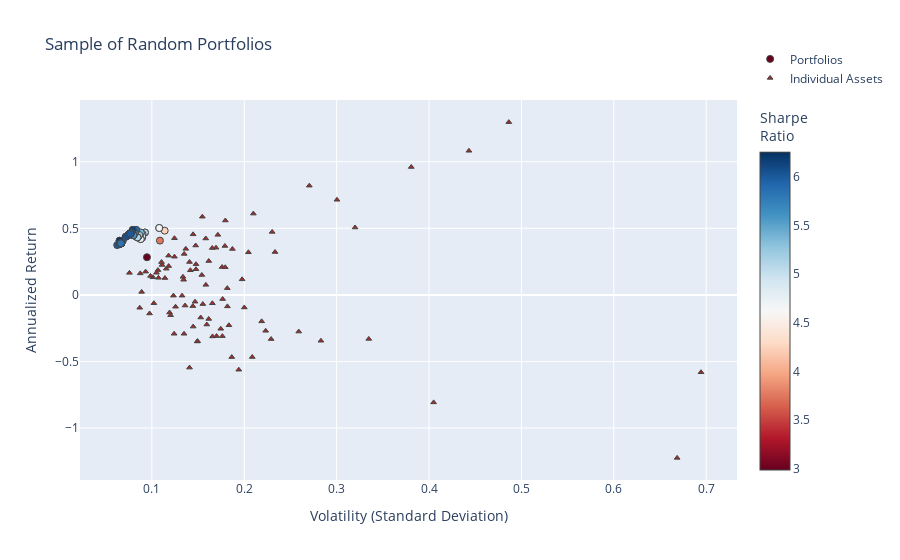

Source (notebook cell):
### Code cell
fig = go.Figure()

fig.add_trace(go.Scatter(
    x=[p["variance"]**0.5 for p in total_portfolios],  # Convert variance to volatility
    y=[p["return"] for p in total_portfolios],
    mode='markers',
    marker=dict(
        color=[p["sharpe"] for p in total_portfolios],  # Sharpe Ratio
        showscale=True,
        size=7,
        line=dict(width=1),
        colorscale="RdBu",
        colorbar=dict(title="Sharpe<br>Ratio")
    ),
    hoverinfo='text',
    text=[
        f"Return: {p['return']:.3%}<br>Volatility: {p['variance']**0.5:.3f}<br>" +
        f"Sharpe Ratio: {p['return'] / (p['variance']**0.5):.3f}<br>" +
        "<br>".join([f"{p['tickers'][i]}: Weight={p['weights'][i]:.3f}" for i in range(len(p['tickers']))])
        for p in total_portfolios
    ],
    name="Portfolios"
))

fig.add_trace(go.Scatter(
    x=volatility,
    y=annualized_returns,
    mode='markers',
    hoverinfo='text',
    hovertext=[
        f"{name} <br>Volatility: {vol:.3f} <br>Returns: {ret:.3%} <br>Sharpe Ratio: {sr:.3f}"
        for name, vol, ret, sr in zip(names, volatility, annualized_returns, sharpe_ratios)
    ],
    marker=dict(
        color='brown',
        size=5,
        symbol='triangle-up',  # Sets the marker shape to a triangle
        line=dict(width=1)
    ),
    name="Individual Assets"
))

fig.update_layout(
    title='Sample of Random Portfolios',
    xaxis_title='Volatility (Standard Deviation)',
    yaxis_title='Annualized Return',
    legend=dict(y=5
    )
)


fig.show()

### Figure 1 — Plotly figure (JSON) as saved in the notebook; plotly's stock layout.template omitted (floating-point values rounded to 4 significant figures; data arrays with more than 128 entries replaced by an {"elided": "..."} marker saying what was removed)
{"data": [{"hoverinfo": "text", "marker": {"color": {"elided": "162 float values"}, "colorbar": {"title": {"text": "Sharpe<br>Ratio"}}, "colorscale": [[0, "rgb(103,0,31)"], [0.1, "rgb(178,24,43)"], [0.2, "rgb(214,96,77)"], [0.3, "rgb(244,165,130)"], [0.4, "rgb(253,219,199)"], [0.5, "rgb(247,247,247)"], [0.6, "rgb(209,229,240)"], [0.7, "rgb(146,197,222)"], [0.8, "rgb(67,147,195)"], [0.9, "rgb(33,102,172)"], [1, "rgb(5,48,97)"]], "line": {"width": 1}, "showscale": true, "size": 7}, "mode": "markers", "name": "Portfolios", "text": {"elided": "162 str values"}, "type": "scatter", "x": {"elided": "162 float values"}, "y": {"elided": "162 float values"}}, {"hoverinfo": "text", "hovertext": ["NVDA_Close <br>Volatility: 0.443 <br>Returns: 108.207% <br>Sharpe Ratio: 3.537", "BMY_Close <br>Volatility: 0.182 <br>Returns: -8.623% <br>Sharpe Ratio: 3.836", "SYK_Close <br>Volatility: 0.116 <br>Returns: 19.679% <br>Sharpe Ratio: 4.376", "MMM_Close <br>Volatility: 0.118 <br>Returns: 21.627% <br>Sharpe Ratio: 4.376", "UA_Close <br>Volatility: 0.335 <br>Returns: -33.044% <br>Sharpe Ratio: 4.376", "F_Close <br>Volatility: 0.186 <br>Returns: -46.688% <br>Sharpe Ratio: 4.376", "SRE_Close <br>Volatility: 0.107 <br>Returns: 12.842% <br>Sharpe Ratio: 4.376", "MA_Close <br>Volatility: 0.124 <br>Returns: 28.689% <br>Sharpe Ratio: 4.734", "SNAP_Close <br>Volatility: 0.669 <br>Returns: -122.379% <br>Sharpe Ratio: 4.734", "SYY_Close <br>Volatility: 0.155 <br>Returns: -6.895% <br>Sharpe Ratio: 4.734", "WFC_Close <br>Volatility: 0.176 <br>Returns: -30.961% <br>Sharpe Ratio: 4.677", "CMCSA_Close <br>Volatility: 0.154 <br>Returns: 14.957% <br>Sharpe Ratio: 4.677", "PYPL_Close <br>Volatility: 0.210 <br>Returns: 61.041% <br>Sharpe Ratio: 4.677", "ORCL_Close <br>Volatility: 0.187 <br>Returns: 34.500% <br>Sharpe Ratio: 4.941", "BABA_Close <br>Volatility: 0.270 <br>Returns: 82.040% <br>Sharpe Ratio: 4.968", "PG_Close <br>Volatility: 0.087 <br>Returns: -9.655% <br>Sharpe Ratio: 4.968", "AMD_Close <br>Volatility: 0.694 <br>Returns: -58.090% <br>Sharpe Ratio: 4.941", "GS_Close <br>Volatility: 0.209 <br>Returns: -46.653% <br>Sharpe Ratio: 4.941", "WMT_Close <br>Volatility: 0.148 <br>Returns: 23.079% <br>Sharpe Ratio: 4.941", "LMT_Close <br>Volatility: 0.107 <br>Returns: 18.608% <br>Sharpe Ratio: 4.941", "VRTX_Close <br>Volatility: 0.486 <br>Returns: 129.746% <br>Sharpe Ratio: 4.993", "GM_Close <br>Volatility: 0.170 <br>Returns: -30.932% <br>Sharpe Ratio: 4.968", "BIIB_Close <br>Volatility: 0.229 <br>Returns: -33.166% <br>Sharpe Ratio: 4.941", "EMR_Close <br>Volatility: 0.165 <br>Returns: -6.262% <br>Sharpe Ratio: 4.941", "DE_Close <br>Volatility: 0.179 <br>Returns: 36.750% <br>Sharpe Ratio: 4.941", "IBM_Close <br>Volatility: 0.141 <br>Returns: -54.590% <br>Sharpe Ratio: 4.941", "HD_Close <br>Volatility: 0.134 <br>Returns: 11.373% <br>Sharpe Ratio: 4.993", "RDY_Close <br>Volatility: 0.283 <br>Returns: -34.437% <br>Sharpe Ratio: 4.941", "JPM_Close <br>Volatility: 0.162 <br>Returns: -18.067% <br>Sharpe Ratio: 4.945", "MSFT_Close <br>Volatility: 0.137 <br>Returns: 34.582% <br>Sharpe Ratio: 4.941", "MS_Close <br>Volatility: 0.219 <br>Returns: -19.860% <br>Sharpe Ratio: 5.194", "GILD_Close <br>Volatility: 0.153 <br>Returns: -16.977% <br>Sharpe Ratio: 4.999", "T_Close <br>Volatility: 0.145 <br>Returns: -23.798% <br>Sharpe Ratio: 4.979", "RMD_Close <br>Volatility: 0.177 <br>Returns: -3.112% <br>Sharpe Ratio: 4.979", "CAT_Close <br>Volatility: 0.233 <br>Returns: 32.197% <br>Sharpe Ratio: 4.979", "MDT_Close <br>Volatility: 0.114 <br>Returns: 12.664% <br>Sharpe Ratio: 4.979", "XOM_Close <br>Volatility: 0.120 <br>Returns: -15.220% <br>Sharpe Ratio: 5.194", "CRM_Close <br>Volatility: 0.148 <br>Returns: 19.290% <br>Sharpe Ratio: 4.999", "AEP_Close <br>Volatility: 0.101 <br>Returns: 13.214% <br>Sharpe Ratio: 4.979", "RTX_Close <br>Volatility: 0.093 <br>Returns: 17.474% <br>Sharpe Ratio: 4.979", "NKE_Close <br>Volatility: 0.259 <br>Returns: -27.547% <br>Sharpe Ratio: 4.979", "NFLX_Close <br>Volatility: 0.320 <br>Returns: 50.627% <br>Sharpe Ratio: 4.979", "ZBH_Close <br>Volatility: 0.176 <br>Returns: 20.942% <br>Sharpe Ratio: 5.194", "ISRG_Close <br>Volatility: 0.180 <br>Returns: 55.877% <br>Sharpe Ratio: 4.979", "COST_Close <br>Volatility: 0.194 <br>Returns: -56.160% <br>Sharpe Ratio: 4.979", "KO_Close <br>Volatility: 0.076 <br>Returns: 16.554% <br>Sharpe Ratio: 4.979", "META_Close <br>Volatility: 0.158 <br>Returns: 42.367% <br>Sharpe Ratio: 5.032", "INTC_Close <br>Volatility: 0.144 <br>Returns: -8.425% <br>Sharpe Ratio: 4.979", "GE_Close <br>Volatility: 0.166 <br>Returns: -31.167% <br>Sharpe Ratio: 4.979", "GOOG_Close <br>Volatility: 0.169 <br>Returns: 35.438% <br>Sharpe Ratio: 4.979", "VZ_Close <br>Volatility: 0.175 <br>Returns: -25.448% <br>Sharpe Ratio: 4.979", "MRK_Close <br>Volatility: 0.119 <br>Returns: -13.218% <br>Sharpe Ratio: 4.979", "ETN_Close <br>Volatility: 0.141 <br>Returns: 24.706% <br>Sharpe Ratio: 5.012", "JNJ_Close <br>Volatility: 0.111 <br>Returns: 22.520% <br>Sharpe Ratio: 5.157", "BAC_Close <br>Volatility: 0.223 <br>Returns: -26.944% <br>Sharpe Ratio: 4.979", "SAP_Close <br>Volatility: 0.147 <br>Returns: 37.100% <br>Sharpe Ratio: 4.979", "K_Close <br>Volatility: 0.135 <br>Returns: -29.169% <br>Sharpe Ratio: 4.979", "LLY_Close <br>Volatility: 0.158 <br>Returns: 7.554% <br>Sharpe Ratio: 4.979", "DIS_Close <br>Volatility: 0.123 <br>Returns: -0.543% <br>Sharpe Ratio: 4.979", "GOOGL_Close <br>Volatility: 0.165 <br>Returns: 35.196% <br>Sharpe Ratio: 4.979", "MCD_Close <br>Volatility: 0.145 <br>Returns: 45.502% <br>Sharpe Ratio: 4.979", "TMO_Close <br>Volatility: 0.142 <br>Returns: 18.499% <br>Sharpe Ratio: 4.986", "EXC_Close <br>Volatility: 0.136 <br>Returns: -8.000% <br>Sharpe Ratio: 4.979", "SO_Close <br>Volatility: 0.102 <br>Returns: -6.231% <br>Sharpe Ratio: 4.979", "BTI_Close <br>Volatility: 0.204 <br>Returns: 32.001% <br>Sharpe Ratio: 5.368", "AAPL_Close <br>Volatility: 0.162 <br>Returns: 25.462% <br>Sharpe Ratio: 5.253", "PEP_Close <br>Volatility: 0.087 <br>Returns: 16.167% <br>Sharpe Ratio: 5.368", "ABT_Close <br>Volatility: 0.133 <br>Returns: -0.556% <br>Sharpe Ratio: 5.247", "V_Close <br>Volatility: 0.110 <br>Returns: 24.671% <br>Sharpe Ratio: 5.247", "BA_Close <br>Volatility: 0.198 <br>Returns: 11.691% <br>Sharpe Ratio: 5.247", "PM_Close <br>Volatility: 0.135 <br>Returns: 30.790% <br>Sharpe Ratio: 5.247", "ADBE_Close <br>Volatility: 0.155 <br>Returns: 58.725% <br>Sharpe Ratio: 5.247", "KR_Close <br>Volatility: 0.405 <br>Returns: -80.708% <br>Sharpe Ratio: 5.464", "NEE_Close <br>Volatility: 0.105 <br>Returns: 16.637% <br>Sharpe Ratio: 5.253", "HON_Close <br>Volatility: 0.099 <br>Returns: 14.235% <br>Sharpe Ratio: 5.368", "GIS_Close <br>Volatility: 0.124 <br>Returns: -29.181% <br>Sharpe Ratio: 5.247", "TSLA_Close <br>Volatility: 0.381 <br>Returns: 96.040% <br>Sharpe Ratio: 5.247", "PFE_Close <br>Volatility: 0.098 <br>Returns: -13.932% <br>Sharpe Ratio: 5.247", "CVX_Close <br>Volatility: 0.149 <br>Returns: -34.967% <br>Sharpe Ratio: 5.247", "EW_Close <br>Volatility: 0.230 <br>Returns: 47.299% <br>Sharpe Ratio: 5.247", "AMZN_Close <br>Volatility: 0.171 <br>Returns: 45.113% <br>Sharpe Ratio: 5.464", "DUK_Close <br>Volatility: 0.089 <br>Returns: 2.265% <br>Sharpe Ratio: 5.247", "UNH_Close <br>Volatility: 0.118 <br>Returns: 29.482% <br>Sharpe Ratio: 5.247", "REGN_Close <br>Volatility: 0.300 <br>Returns: 71.439% <br>Sharpe Ratio: 5.282", "MO_Close <br>Volatility: 0.200 <br>Returns: -9.445% <br>Sharpe Ratio: 5.247", "ABBV_Close <br>Volatility: 0.124 <br>Returns: 42.583% <br>Sharpe Ratio: 5.247", "AMGN_Close <br>Volatility: 0.183 <br>Returns: -22.800% <br>Sharpe Ratio: 5.247", "BSX_Close <br>Volatility: 0.134 <br>Returns: 13.570% <br>Sharpe Ratio: 5.297", "DHR_Close <br>Volatility: 0.126 <br>Returns: -8.871% <br>Sharpe Ratio: 5.247", "QCOM_Close <br>Volatility: 0.182 <br>Returns: 5.055% <br>Sharpe Ratio: 5.247", "TXN_Close <br>Volatility: 0.179 <br>Returns: 20.737% <br>Sharpe Ratio: 5.247", "CPB_Close <br>Volatility: 0.149 <br>Returns: -34.720% <br>Sharpe Ratio: 5.247", "CSCO_Close <br>Volatility: 0.159 <br>Returns: -22.251% <br>Sharpe Ratio: 5.314", "ACN_Close <br>Volatility: 0.147 <br>Returns: -5.090% <br>Sharpe Ratio: 5.247"], "marker": {"color": "brown", "line": {"width": 1}, "size": 5, "symbol": "triangle-up"}, "mode": "markers", "name": "Individual Assets", "type": "scatter", "x": [0.4432, 0.1818, 0.1156, 0.1182, 0.3348, 0.1865, 0.1071, 0.1244, 0.6686, 0.1552, 0.1763, 0.1541, 0.2099, 0.1872, 0.2704, 0.08685, 0.6944, 0.2086, 0.1478, 0.1066, 0.4864, 0.17, 0.2291, 0.1655, 0.179, 0.1407, 0.1344, 0.283, 0.1615, 0.1367, 0.2189, 0.1529, 0.1447, 0.1766, 0.2333, 0.1141, 0.1203, 0.1477, 0.1011, 0.09322, 0.259, 0.3199, 0.176, 0.1795, 0.1941, 0.07573, 0.1583, 0.1444, 0.1657, 0.1694, 0.1746, 0.1191, 0.1407, 0.111, 0.2232, 0.1474, 0.1348, 0.1584, 0.1233, 0.1653, 0.1446, 0.1417, 0.1359, 0.1022, 0.2045, 0.1616, 0.08737, 0.1327, 0.1104, 0.1977, 0.135, 0.1546, 0.405, 0.105, 0.09851, 0.1241, 0.3808, 0.09751, 0.1492, 0.2302, 0.1714, 0.08891, 0.1181, 0.3004, 0.2, 0.1244, 0.1834, 0.1336, 0.1256, 0.1816, 0.1794, 0.1495, 0.1594, 0.1467], "y": [1.082, -0.08623, 0.1968, 0.2163, -0.3304, -0.4669, 0.1284, 0.2869, -1.224, -0.06895, -0.3096, 0.1496, 0.6104, 0.345, 0.8204, -0.09655, -0.5809, -0.4665, 0.2308, 0.1861, 1.297, -0.3093, -0.3317, -0.06262, 0.3675, -0.5459, 0.1137, -0.3444, -0.1807, 0.3458, -0.1986, -0.1698, -0.238, -0.03112, 0.322, 0.1266, -0.1522, 0.1929, 0.1321, 0.1747, -0.2755, 0.5063, 0.2094, 0.5588, -0.5616, 0.1655, 0.4237, -0.08425, -0.3117, 0.3544, -0.2545, -0.1322, 0.2471, 0.2252, -0.2694, 0.371, -0.2917, 0.07554, -0.005432, 0.352, 0.455, 0.185, -0.08, -0.06231, 0.32, 0.2546, 0.1617, -0.005564, 0.2467, 0.1169, 0.3079, 0.5872, -0.8071, 0.1664, 0.1424, -0.2918, 0.9604, -0.1393, -0.3497, 0.473, 0.4511, 0.02265, 0.2948, 0.7144, -0.09445, 0.4258, -0.228, 0.1357, -0.08871, 0.05055, 0.2074, -0.3472, -0.2225, -0.0509]}], "layout": {"legend": {"y": 5}, "title": {"text": "Sample of Random Portfolios"}, "xaxis": {"title": {"text": "Volatility (Standard Deviation)"}}, "yaxis": {"title": {"text": "Annualized Return"}}}}
